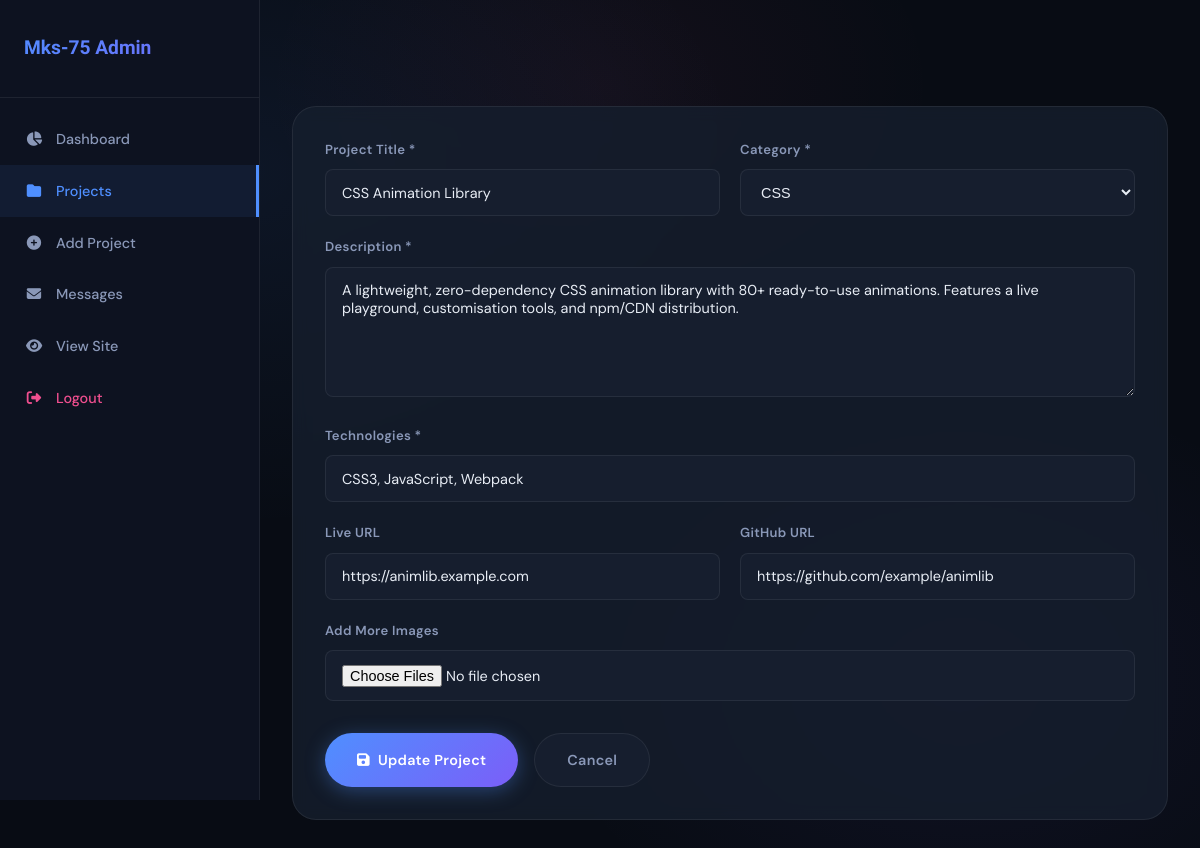
The app's page /admin/edit-project.php?id=4 (signed in) with its own data.
### tables this page shows
CREATE TABLE IF NOT EXISTS `projects` (
  `id`           INT UNSIGNED NOT NULL AUTO_INCREMENT,
  `title`        VARCHAR(150) NOT NULL,
  `description`  TEXT         NOT NULL,
  `technologies` VARCHAR(255) NOT NULL,
  `category`     ENUM('all','php','js','css','fullstack') NOT NULL DEFAULT 'all',
  `live_url`     VARCHAR(255) DEFAULT NULL,
  `github_url`   VARCHAR(255) DEFAULT NULL,
  `created_at`   TIMESTAMP    NOT NULL DEFAULT CURRENT_TIMESTAMP,
  PRIMARY KEY (`id`)
);

### config/security.php (called while the page is built, shortened)
<?php
function e(string $str): string {
    return htmlspecialchars($str, ENT_QUOTES | ENT_HTML5, 'UTF-8');
}

### admin/edit-project.php (the view, shortened to what this page needs)
<?php
require_once __DIR__ . '/../config/security.php';
$db  = Database::getConnection();
$id  = (int)($_GET['id'] ?? 0);
$stmt = $db->prepare("SELECT * FROM projects WHERE id = :id");
$stmt->execute([':id' => $id]);
$project = $stmt->fetch();
?>
<!DOCTYPE html>
<html lang="en">
<head>
<link rel="stylesheet" href="https://cdnjs.cloudflare.com/ajax/libs/font-awesome/6.5.0/css/all.min.css">
<link rel="stylesheet" href="../assets/css/style.css">
</head>
<body>
<div class="admin-layout">
  <?php include 'partials/sidebar.php'; ?>
  <main class="admin-main">
    <div class="admin-header">
      <h1>Edit Project</h1>
      <a href="projects.php" class="btn btn-outline btn-sm"><i class="fas fa-arrow-left"></i> Back</a>
    </div>
    <div style="background:var(--card-bg);border:1px solid var(--border);border-radius:var(--radius-lg);padding:2rem;backdrop-filter:blur(8px)">
      <form method="POST" action="" enctype="multipart/form-data">
        <div class="form-grid">
          <div class="form-group">
            <label class="form-label">Project Title *</label>
            <input class="form-control" type="text" name="title" value="<?= e($project['title']) ?>" required>
          </div>
          <div class="form-group">
            <label class="form-label">Category *</label>
            <select class="form-control" name="category" required>
              <?php foreach (['php'=>'PHP','js'=>'JavaScript','css'=>'CSS','fullstack'=>'Full Stack','all'=>'Other'] as $val=>$lbl): ?>
              <option value="<?= $val ?>" <?= $project['category'] === $val ? 'selected' : '' ?>><?= $lbl ?></option>
              <?php endforeach; ?>
            </select>
          </div>
        </div>
        <div class="form-group">
          <label class="form-label">Description *</label>
          <textarea class="form-control" name="description" rows="5" required><?= e($project['description']) ?></textarea>
        </div>
        <div class="form-group">
          <label class="form-label">Technologies *</label>
          <input class="form-control" type="text" name="technologies" value="<?= e($project['technologies']) ?>" required>
        </div>
        <div class="form-grid">
          <div class="form-group">
            <label class="form-label">Live URL</label>
            <input class="form-control" type="url" name="live_url" value="<?= e($project['live_url'] ?? '') ?>">
          </div>
          <div class="form-group">
            <label class="form-label">GitHub URL</label>
            <input class="form-control" type="url" name="github_url" value="<?= e($project['github_url'] ?? '') ?>">
          </div>
        </div>
        <div class="form-group">
          <label class="form-label">Add More Images</label>
          <input class="form-control" type="file" id="project-images" name="images[]" multiple accept="image/jpeg,image/png,image/webp">
        </div>
        <div style="display:flex;gap:1rem">
          <button type="submit" class="btn btn-primary"><i class="fas fa-save"></i> Update Project</button>
          <a href="projects.php" class="btn btn-outline">Cancel</a>
        </div>
      </form>
    </div>
  </main>
</div>
</body>
</html>

### assets/css/style.css (style rules this page uses)
:root { --bg: #080c14; --bg2: #0d1220; --bg3: #121929; --surface: #161e2e; --surface2: #1c2538; --border: rgba(255,255,255,0.07); --text: #e8edf5; --text2: #8a98b8; --text3: #5a6680; --accent: #4f8fff; --accent2: #7b5ef8; --accent3: #f04f8f; --glow: rgba(79,143,255,0.25); --glow2: rgba(123,94,248,0.2); --card-bg: rgba(22,30,46,0.8); --glass: rgba(13,18,32,0.72); --glass-b: rgba(255,255,255,0.08); --radius: 16px; --radius-sm: 8px; --radius-lg: 24px; --transition: 0.35s cubic-bezier(0.4,0,0.2,1); --font-head: 'Syne', sans-serif; --font-body: 'DM Sans', sans-serif; --font-alt: 'Clash Display', sans-serif; --shadow: 0 8px 32px rgba(0,0,0,0.4); --shadow-glow:0 0 40px rgba(79,143,255,0.15); }
*, *::before, *::after { box-sizing: border-box; margin: 0; padding: 0; }
html { scroll-behavior: smooth; font-size: 16px; }
body { font-family: var(--font-body); background: var(--bg); color: var(--text); line-height: 1.7; overflow-x: hidden; transition: background 0.4s, color 0.4s; cursor: none; }
a { text-decoration: none; color: inherit; }
button { cursor: none; font-family: var(--font-body); }
input, textarea { font-family: var(--font-body); }
.btn { display: inline-flex; align-items: center; gap: 0.5rem; padding: 0.85rem 2rem; border-radius: 50px; font-size: 0.9rem; font-weight: 600; transition: var(--transition); letter-spacing: 0.3px; border: none; white-space: nowrap; cursor: pointer; }
.btn-primary { background: linear-gradient(135deg, var(--accent), var(--accent2)); color: #fff; box-shadow: 0 4px 20px rgba(79,143,255,0.35); }
.btn-outline { border: 1.5px solid var(--border); background: var(--surface); color: var(--text2); }
.btn-sm { padding: 0.55rem 1.2rem; font-size: 0.82rem; }
.form-group { margin-bottom: 1.25rem; }
.form-label { font-size: 0.82rem; font-weight: 600; color: var(--text2); margin-bottom: 0.5rem; display: block; letter-spacing: 0.3px; }
.form-control { width: 100%; padding: 0.85rem 1rem; border-radius: var(--radius-sm); border: 1.5px solid var(--border); background: var(--surface); color: var(--text); font-size: 0.9rem; transition: var(--transition); outline: none; }
.form-control::placeholder { color: var(--text3); }
textarea.form-control { resize: vertical; min-height: 130px; }
.admin-layout { display: grid; grid-template-columns: 260px 1fr; min-height: 100vh; background: var(--bg); }
.admin-main { padding: 2rem; overflow-y: auto; }
.admin-header { display: flex; align-items: center; justify-content: space-between; margin-bottom: 2rem; }
.admin-header h1 { font-family: var(--font-head); font-size: 1.5rem; font-weight: 800; }
.form-grid { display: grid; grid-template-columns: 1fr 1fr; gap: 1.25rem; }

### records on screen
projects: title "CSS Animation Library", category "CSS", description "A lightweight, zero-dependency CSS animation library with 80+ ready-to-use animations. Features a live playground, customisation tools, and npm/CDN distribution.", technologies "CSS3, JavaScript, Webpack", live_url "https://animlib.example.com", github_url "https://github.com/example/animlib"
